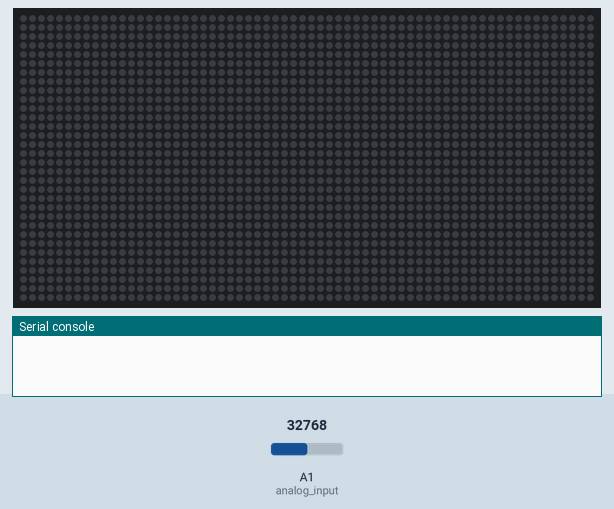
Recording of a program running on a simulated Adafruit Matrix Portal running CircuitPython. On the bench: 64×32 RGB LED matrix, the last lines printed to the serial console. The test bench sets the inputs (shaded band); at power-on: A1 (analog_input) = 32768 (analog values on the 0–65535 scale). Dim RGB values are drawn brighter than linear.

Above: at 1.2 s.
1.3 s: A1 (analog_input) set to 0
At 3.7 s:
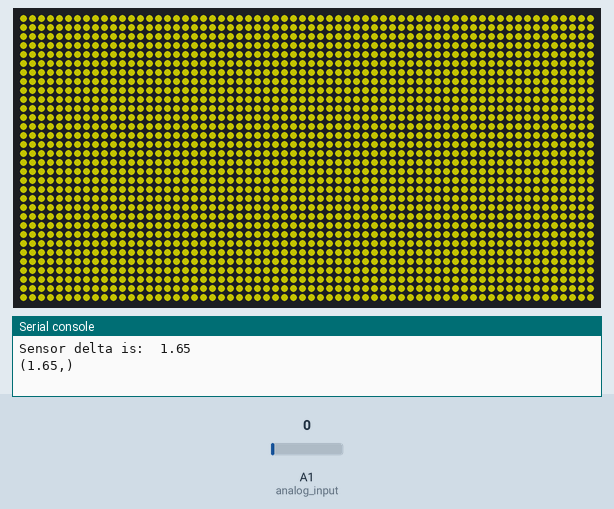
At 8.6 s:
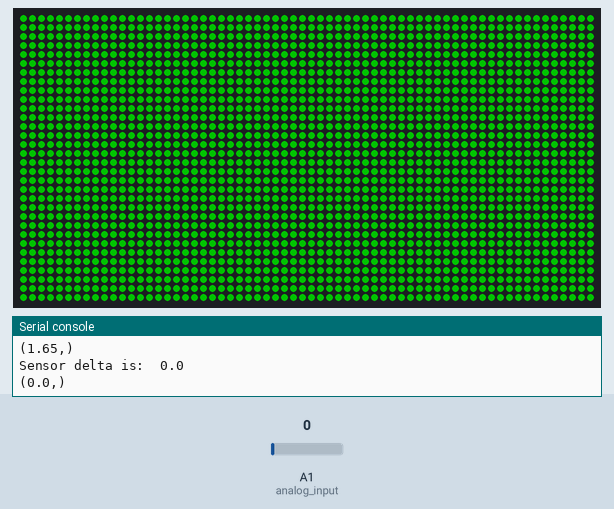
Timing chart, 0 to 10.1 s (numbered marks = the images above; inputs shaded):
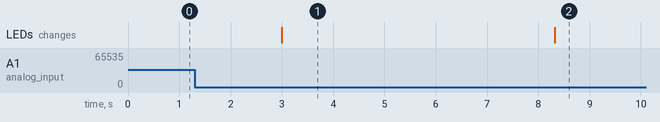

Measured:
- after the input at 1.3 s, the LEDs: change after 1.7 s (image 1)
- what the display in image 1 shows lasts 5.3 s, from 3.0 s to 8.3 s

The program:

code.py
```python
import time
import board
import displayio
import analogio
from adafruit_matrixportal.matrix import Matrix

# Initialize the matrix
matrix = Matrix()
display = matrix.display

# Set up the analog input pin (e.g., A1)
analog_input = analogio.AnalogIn(board.A1)
threshold_yellow = 1.4  # Threshold for transitioning from green to yellow
threshold_red = 2.55    # Threshold for transitioning from yellow to red

# Initialize a displayio group to hold the background color
color_bitmap = displayio.Bitmap(display.width, display.height, 1)
color_palette = displayio.Palette(1)
color_tile = displayio.TileGrid(color_bitmap, pixel_shader=color_palette)
group = displayio.Group()
group.append(color_tile)
display.root_group = group  # Set the root group to show the background color

def get_voltage(pin):
    return (pin.value / 65536) * 3.3

def sample_signal(signal, samples=5000):
    return sum(signal[:samples]) / samples

def find_delta(signal):
    return max(signal) - min(signal)

# Main loop: control transitions based on analog input
while True:
    signal = [get_voltage(analog_input) for _ in range(5000)]
    ########################DEBUG##################################
    #sensor_value = sample_signal(get_voltage(analog_input))      #
    #sensor_value = get_voltage(analog_input)                     #
    #print("Sensor value is: ", sensor_value)                     #
    #print((sensor_value,))                                       #
    ###############################################################
    sensor_delta = find_delta(signal)
    print("Sensor delta is: ", sensor_delta)
    print((sensor_delta,))

    if sensor_delta < threshold_yellow:
        color_palette[0] = (0, 90, 0)

    elif threshold_yellow < sensor_delta < threshold_red:
        color_palette[0] = (90, 90, 0)
        time.sleep(1)

    else:
        color_palette[0] = (90, 0, 0)
        time.sleep(1)

    time.sleep(.1)
```
